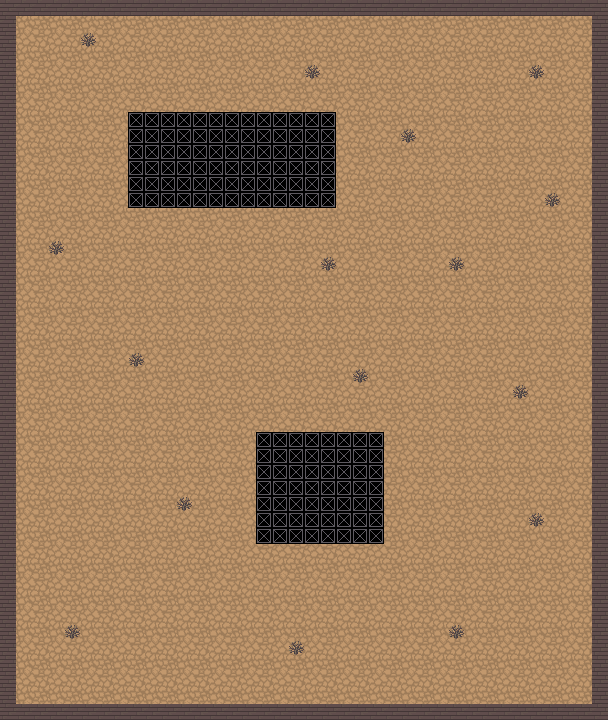

Below is a game level as drawn by its tile map, then a one-line description and the .tmx that defines it (tile-layer data replaced by summaries):
An orthogonal 38x45 tile map with 16x16 px tiles, 2 tile layers (Tile Layer 1, Tile Layer 2), 2 tilesets and 6 objects (6x rectangle).

<map version="1.8" tiledversion="1.8.6" orientation="orthogonal" renderorder="right-down" width="38" height="45" tilewidth="16" tileheight="16" infinite="0" nextlayerid="4" nextobjectid="21">
 <tileset firstgid="1" source="tile_obj.tsx" />
 <tileset firstgid="1993" source="tile.tsx" />
 <layer id="1" name="Tile Layer 1" width="38" height="45">
  <data>[1710 cells, 1710 non-empty, 4 distinct tile ids]</data>
 </layer>
 <layer id="2" name="Tile Layer 2" width="38" height="45">
  <data>[1710 cells, 312 non-empty, 3 distinct tile ids]</data>
 </layer>
 <objectgroup id="3" name="obj layer">
  <object id="1" name="blocked" type="rectangle" x="-6" y="-1" width="628" height="15" />
  <object id="4" name="blocked" type="rectangle" x="590" y="11" width="19" height="707" />
  <object id="7" name="blocked" type="rectangle" x="-3" y="703" width="591" height="17" />
  <object id="15" name="blocked" type="rectangle" x="-2" y="14" width="18" height="687" />
  <object id="17" name="blocked" type="rectangle" x="127" y="112" width="208" height="96" />
  <object id="19" name="blocked" type="rectangle" x="256" y="432" width="127" height="112" />
 </objectgroup>
</map>
